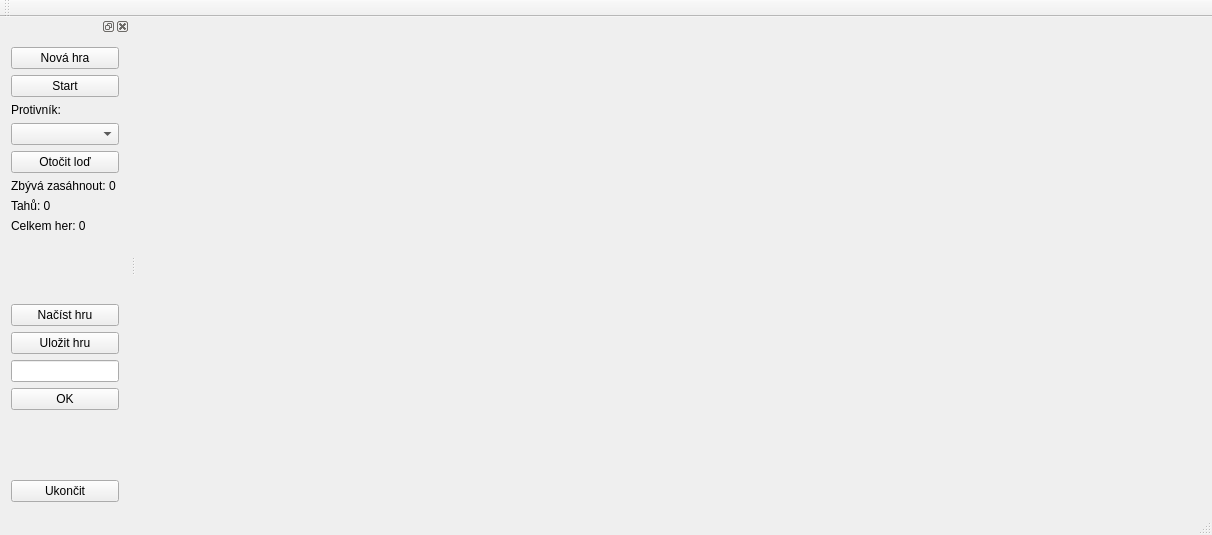
<?xml version="1.0" encoding="UTF-8"?>
<ui version="4.0">
 <class>MainWindow</class>
 <widget class="QMainWindow" name="MainWindow">
  <property name="geometry">
   <rect>
    <x>0</x>
    <y>0</y>
    <width>1212</width>
    <height>535</height>
   </rect>
  </property>
  <property name="minimumSize">
   <size>
    <width>1212</width>
    <height>535</height>
   </size>
  </property>
  <property name="maximumSize">
   <size>
    <width>1212</width>
    <height>535</height>
   </size>
  </property>
  <property name="windowTitle">
   <string>The Warships - version 1.0.1</string>
  </property>
  <property name="windowIcon">
   <iconset>
    <normaloff>icon.ico</normaloff>icon.ico</iconset>
  </property>
  <widget class="QWidget" name="centralWidget"/>
  <widget class="QMenuBar" name="menuBar">
   <property name="geometry">
    <rect>
     <x>0</x>
     <y>0</y>
     <width>1212</width>
     <height>21</height>
    </rect>
   </property>
  </widget>
  <widget class="QToolBar" name="mainToolBar">
   <attribute name="toolBarArea">
    <enum>TopToolBarArea</enum>
   </attribute>
   <attribute name="toolBarBreak">
    <bool>false</bool>
   </attribute>
  </widget>
  <widget class="QStatusBar" name="statusBar"/>
  <widget class="QDockWidget" name="dockWidgetMenu">
   <attribute name="dockWidgetArea">
    <number>1</number>
   </attribute>
   <widget class="QWidget" name="dockWidgetContents">
    <layout class="QVBoxLayout" name="verticalLayout">
     <item>
      <widget class="QPushButton" name="pushButtonNovaHra">
       <property name="cursor">
        <cursorShape>PointingHandCursor</cursorShape>
       </property>
       <property name="text">
        <string>Nová hra</string>
       </property>
      </widget>
     </item>
     <item>
      <widget class="QPushButton" name="pushButtonStart">
       <property name="cursor">
        <cursorShape>PointingHandCursor</cursorShape>
       </property>
       <property name="text">
        <string>Start</string>
       </property>
      </widget>
     </item>
     <item>
      <widget class="QLabel" name="labelProtivnik">
       <property name="text">
        <string>Protivník:</string>
       </property>
      </widget>
     </item>
     <item>
      <widget class="QComboBox" name="comboBoxProtivnik"/>
     </item>
     <item>
      <widget class="QPushButton" name="pushButtonOtocitLod">
       <property name="cursor">
        <cursorShape>PointingHandCursor</cursorShape>
       </property>
       <property name="text">
        <string>Otočit loď</string>
       </property>
      </widget>
     </item>
     <item>
      <widget class="QLabel" name="labelZbyvaZasahnout">
       <property name="text">
        <string>Zbývá zasáhnout: 0</string>
       </property>
      </widget>
     </item>
     <item>
      <widget class="QLabel" name="labelTahu">
       <property name="text">
        <string>Tahů: 0</string>
       </property>
      </widget>
     </item>
     <item>
      <widget class="QLabel" name="labelCelkemHer">
       <property name="text">
        <string>Celkem her: 0</string>
       </property>
      </widget>
     </item>
     <item>
      <spacer name="verticalSpacer_2">
       <property name="orientation">
        <enum>Qt::Vertical</enum>
       </property>
       <property name="sizeHint" stdset="0">
        <size>
         <width>20</width>
         <height>40</height>
        </size>
       </property>
      </spacer>
     </item>
     <item>
      <widget class="QPushButton" name="pushButtonNacistHru">
       <property name="cursor">
        <cursorShape>PointingHandCursor</cursorShape>
       </property>
       <property name="text">
        <string>Načíst hru</string>
       </property>
      </widget>
     </item>
     <item>
      <widget class="QPushButton" name="pushButtonUlozitHru">
       <property name="cursor">
        <cursorShape>PointingHandCursor</cursorShape>
       </property>
       <property name="text">
        <string>Uložit hru</string>
       </property>
      </widget>
     </item>
     <item>
      <widget class="QLineEdit" name="lineEditConsole">
       <property name="maxLength">
        <number>63</number>
       </property>
      </widget>
     </item>
     <item>
      <widget class="QPushButton" name="pushButtonConsoleOK">
       <property name="text">
        <string>OK</string>
       </property>
      </widget>
     </item>
     <item>
      <spacer name="verticalSpacer">
       <property name="orientation">
        <enum>Qt::Vertical</enum>
       </property>
       <property name="sizeHint" stdset="0">
        <size>
         <width>20</width>
         <height>40</height>
        </size>
       </property>
      </spacer>
     </item>
     <item>
      <widget class="QPushButton" name="pushButtonUkoncit">
       <property name="cursor">
        <cursorShape>PointingHandCursor</cursorShape>
       </property>
       <property name="text">
        <string>Ukončit</string>
       </property>
      </widget>
     </item>
    </layout>
   </widget>
  </widget>
 </widget>
 <layoutdefault spacing="6" margin="11"/>
 <resources/>
 <connections/>
</ui>
